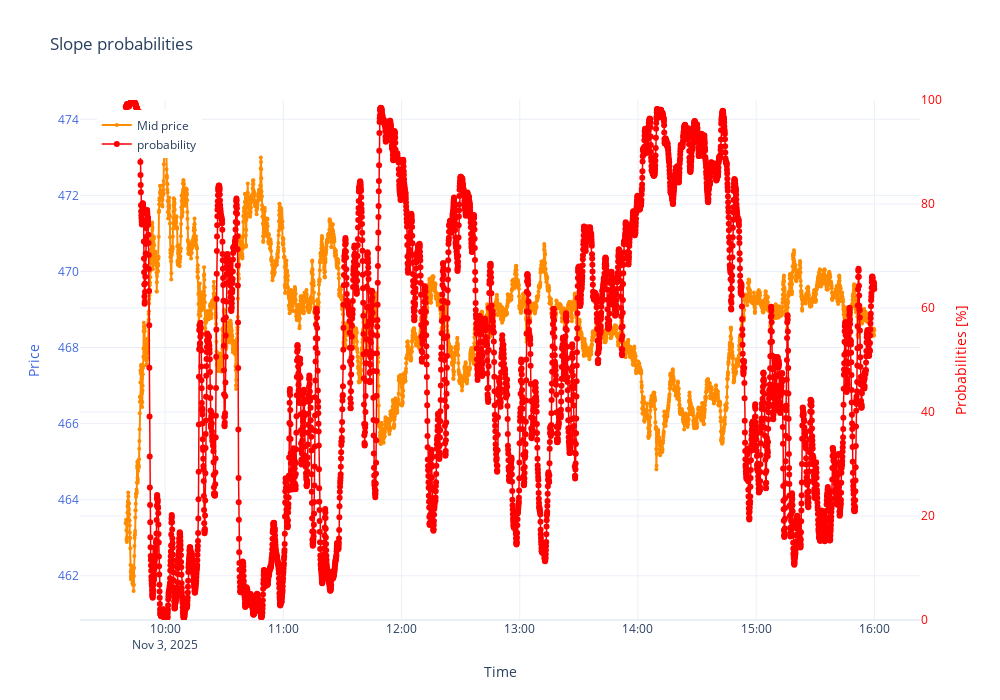

Notebook source saved alongside this figure:
### Code cell
thr_up=90
thr_down=10

fig = go.Figure()

fig.add_trace(go.Scatter(
    x=df_range.index,
    y=df_range['Mid'],
    mode='lines+markers',  # show both lines and dots
    name='Mid price',
    line=dict(color='darkorange', width=2),
    marker=dict(size=4, color='darkorange'),  # small dots
    yaxis='y1'
))

# fig.add_trace(go.Scatter(
#     x=df_range.index,
#     y=1000*df_range['KF_slope_adapt'],
#     mode='lines+markers',  # show both lines and dots
#     name='KF_slope_adapt',
#     line=dict(color='green', width=2),
#     marker=dict(size=4, color='green'),  # small dots
#     yaxis='y1'
# ))

# markers where P0 exceeds threshold
# mask = prob_percent > thr_up
# fig.add_trace(go.Scatter(
#     x=df_range.index[mask],
#     y=df_range['Mid'][mask],
#     mode='markers',
#     marker=dict(color='black', size=6, symbol='circle'),
#     name='High up probability',
#     yaxis='y2'
# ))

fig.add_trace(go.Scatter(
    x=df_range.index, y=prob_percent,
    mode='lines+markers', name='probability',
    line=dict(color='red', width=1.5),
    yaxis='y2'
))


fig.update_layout(
    title='Slope probabilities',
    xaxis=dict(title='Time'),
    # xaxis=dict(title='Time', automargin=True, rangeslider=dict(visible=False), constrain='domain'),
    # yaxis=dict(title='Slope', color='royalblue'),
    yaxis=dict(title='Price', color='royalblue'),
    yaxis2=dict(
        title='Probabilities [%]',
        color='red',
        overlaying='y',  # share the same x-axis
        side='right',
        range=[-0,100]
    ),
    legend=dict(x=0.02, y=0.98),
    height=700,
    width=1000,
    template='plotly_white',
    hovermode='x unified'
    
)



fig.show()

### Figure 1 — Plotly figure (JSON) as saved in the notebook; plotly's stock layout.template omitted (floating-point values rounded to 4 significant figures; data arrays with more than 128 entries replaced by an {"elided": "..."} marker saying what was removed)
{"data": [{"line": {"color": "darkorange", "width": 2}, "marker": {"color": "darkorange", "size": 4}, "mode": "lines+markers", "name": "Mid price", "type": "scatter", "x": {"elided": "4560 str values"}, "y": {"elided": "4560 float values"}, "yaxis": "y"}, {"line": {"color": "red", "width": 1.5}, "mode": "lines+markers", "name": "probability", "type": "scatter", "x": {"elided": "4560 str values"}, "y": {"elided": "4560 float values"}, "yaxis": "y2"}], "layout": {"height": 700, "hovermode": "x unified", "legend": {"x": 0.02, "y": 0.98}, "title": {"text": "Slope probabilities"}, "width": 1000, "xaxis": {"title": {"text": "Time"}}, "yaxis": {"color": "royalblue", "title": {"text": "Price"}}, "yaxis2": {"color": "red", "overlaying": "y", "range": [0, 100], "side": "right", "title": {"text": "Probabilities [%]"}}}}
